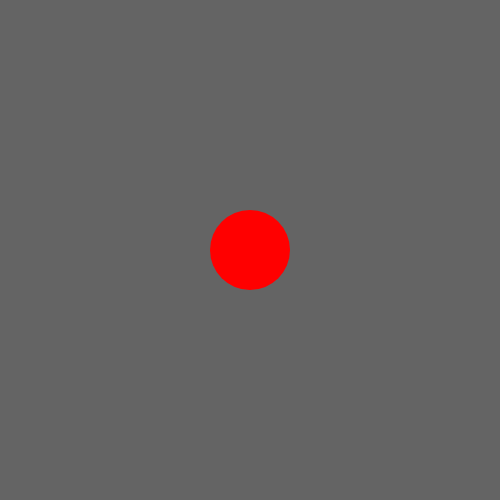
Frame 1 (no input)
Frame 60 (no input): identical to frame 1, image omitted
Frame 120 (the mouse pressed at the canvas centre since frame 60): identical to frame 1, image omitted

The p5.js sketch that drew this single still picture (run headless with seeded random() and noise() and a simulated clock; from frame 60 on, the mouse is pressed at the canvas centre):

// p5.js sketch
// ── sketch.js
function Circle(){
  
  this.x = width/2;
  this.y = height/2;
  this.dia = random(30,100);
  
  this.update = function(){
    
    
  }
  this.display = function(){
    push();
    noStroke();
    fill(255,0,0);
    ellipse(this.x,this.y,this.dia);
    pop();
    
  }
}
var c;

function setup() {
  createCanvas(500,500);
  c = new Circle();
}

function draw() {
  background(100);
  c.display();
  
  
}
